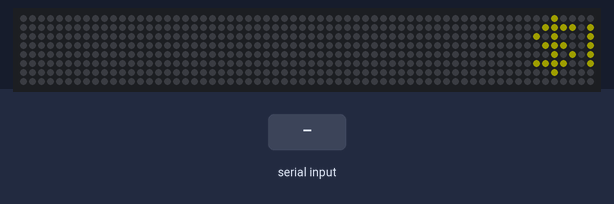
This sketch was run on a simulated ESP8266 (NodeMCU). On the bench: 64×8 RGB LED matrix (first LED top left, wired row by row). The inputs (shaded band) are chosen by the test bench. Dim RGB values are drawn brighter than linear; WiFi joins after 1.5 s; servers stay silent unless stated; uploads are accepted with an empty reply; EEPROM starts erased; what the sketch prints to the serial monitor is not drawn.

Above: at 19.35 s.
19.4 s: "wifi\n" received over Serial
21.1 s: "HTTP/1.1 200 OK\n" received over Serial
At 23.78 s:
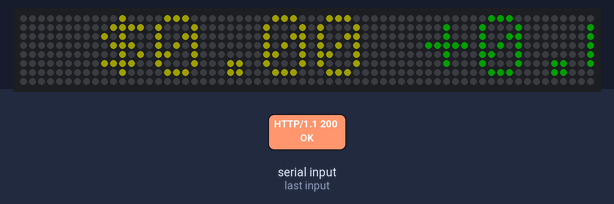
23.8 s: ";\n" received over Serial
At 31.8 s:
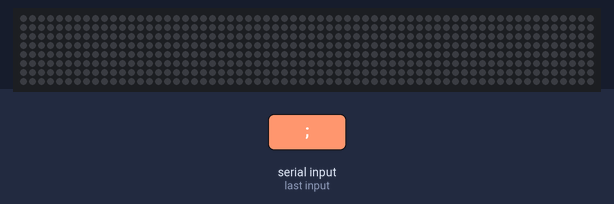

The sketch:

Stock.ino
```cpp
#include <EEPROM.h>

#include <ESP8266WiFi.h>
#include <ESP8266WebServer.h>

#include <Adafruit_GFX.h>
#include <Adafruit_NeoMatrix.h>
#include <Adafruit_NeoPixel.h>

const int EEPROM_SIZE = 512;  //Can be max of 4096
const int WIFI_TIMEOUT = 30000; //In ms

int serialPhase = 0;

String ssid = "XXXXXXXX";
String password = "XXXXXXXX";

bool connectSuccess = false;

char host[] = "api.iextrading.com";

const int MAX_NUM_TICKERS = 50;
const int LED_MATRIX_WIDTH = 64;
const int LED_BRIGHTNESS = 30;
const int LED_UPDATE_TIME = 75;  //In ms

int numTickers = 0;
String tickers[MAX_NUM_TICKERS];
float values[MAX_NUM_TICKERS];
float changes[MAX_NUM_TICKERS];

const char* header = "<h1>Ticker Updater</h1>";
const char* tail = "<form  name='frm' method='post'>Ticker:<input type='text' name='ticker'><input type='submit' name ='Add' value='Add'><input type='submit' name='Remove' value='Remove'></form>";

unsigned long updateLEDTime = 0;

int currentTicker = 0;
int currentCursor = LED_MATRIX_WIDTH;


ESP8266WebServer server(80);

Adafruit_NeoMatrix *matrix = new Adafruit_NeoMatrix(32, 8, 2, 1, 4,
  NEO_MATRIX_TOP     + NEO_MATRIX_LEFT +
  NEO_MATRIX_COLUMNS + NEO_MATRIX_ZIGZAG,
  NEO_GRB + NEO_KHZ800);

void setup(){
  Serial.begin(115200);
  delay(10);

  //Read EEPROM to get ssid/password and stock tickers
  readEEPROM();

  //Connect to the wifi
  Serial.println();
  Serial.print("Connecting to ");
  Serial.println(ssid);
  WiFi.mode(WIFI_STA);
  WiFi.begin(ssid.c_str(), password.c_str());

  unsigned long start = millis();
  while (WiFi.status() != WL_CONNECTED) {
    delay(500);
    Serial.print(".");
    if(millis() - start > WIFI_TIMEOUT)
    {
      connectSuccess = false;
      Serial.println("");
      Serial.println("Failed to connect to wifi.");
      return;
    }
  }
  connectSuccess = true;

  Serial.println("");
  Serial.println("WiFi connected");
  Serial.println("IP address: ");
  Serial.println(WiFi.localIP());

  //Start the server for the webpage
  server.on("/", HTTP_GET, defaultPage);
  server.on("/", HTTP_POST, response);
  server.begin();

  //Setup the LED matrix
  matrix->begin();
  matrix->setTextWrap(false);
  matrix->setBrightness(LED_BRIGHTNESS);

  displayIP();
}

void loop(){
  server.handleClient();

  checkSerial();

  if(connectSuccess && currentCursor == LED_MATRIX_WIDTH)
  {
    updateCurrentTicker();
    Serial.println(tickers[currentTicker] + " $" + values[currentTicker] + " " + changes[currentTicker]);
  }

  if(millis() - updateLEDTime > LED_UPDATE_TIME)
  {
    if(connectSuccess)
      displayStock();
    else
      displayNoConnection();
    updateLEDTime = millis();
  }
}

void checkSerial(){
  String tmp;

  while(Serial.available() > 0)
  {
    tmp = Serial.readStringUntil('\n');
    if(serialPhase == 0 && tmp == "wifi")
    {
      Serial.println("Changing wifi settings.");
      Serial.print("SSID: ");
      serialPhase++;
    }
    else if(serialPhase == 1)
    {
      ssid = tmp;
      Serial.print(ssid + "\nPassword: ");
      serialPhase++;
    }
    else if(serialPhase == 2)
    {
      password = tmp;
      Serial.println(password + "\nUpdated the SSID and Password");
      writeEEPROM();
      serialPhase = 0;
      break;
    }
  }
}

void updateCurrentTicker(){
  // Use WiFiClient class to create TCP connections
  WiFiClientSecure client;
  const int httpsPort = 443;
  if (!client.connect(host, httpsPort)) {
    Serial.println("connection failed");
    return;
  }

  // This will send the request to the server
  client.print(String("GET ") + "/1.0/stock/" + tickers[currentTicker] + "/quote" + " HTTP/1.1\r\n" +
    "Host: " + host + "\r\n" +
    "Connection: close\r\n\r\n");
  unsigned long timeout = millis();
  while (client.available() == 0) {
    if (millis() - timeout > 5000) {
      Serial.println(">>> Client Timeout !");
      client.stop();
      return;
    }
  }

  //Read all the lines of the reply from server and print them to Serial
  char status[32] = {0};
  client.readBytesUntil('\r', status, sizeof(status));
  if (strcmp(status, "HTTP/1.1 200 OK") != 0) {
    Serial.print(status);
    Serial.print("Unexpected HTTP response");
  }

  //Skip Headers
  char endOfHeaders[] = "\r\n\r\n";
  client.find(endOfHeaders) || Serial.print("Invalid response");

  client.find("\"latestPrice\":");
  values[currentTicker] = client.parseFloat();
  client.find("\"change\":");
  changes[currentTicker] = client.parseFloat();
}

String listOfTickers(){
  String html = "<ul style=\"list-style-type:none\">";
  for(int i=0; i < numTickers; i++)
  {
    html += "<li>" + tickers[i] + "</li>";
  }

  html += "</ul>";
  return html;
}

void defaultPage(){
  webpage("");
}

void webpage(String status) {
  server.send(200, "text/html", header + status + listOfTickers() + tail);
}

void response(){
  if(server.hasArg("Add") && (server.arg("ticker").length()>0)){
    if(numTickers != MAX_NUM_TICKERS)
    {
      tickers[numTickers] = server.arg("ticker");
      numTickers++;
      writeEEPROM();
      webpage("<p><font color=\"green\">Successfully added " + server.arg("ticker") + "</font></p>");
    }
    else
    {
      webpage("<p><font color=\"red\">At maximum number of tickers!</font></p>");
    }
  }
  else if(server.hasArg("Remove") && (server.arg("ticker").length()>0)){
    String tick = server.arg("ticker");
    bool found = false;
    for(int i=0; i < numTickers; i++)
    {
      if(tickers[i] == tick)
        found = true;
      if(found && (i != (numTickers-1)))
        tickers[i] = tickers[i+1];
    }
    if(found)
    {
      numTickers--;
      tickers[numTickers] = "";
      writeEEPROM();
      webpage("<p><font color=\"green\">Successfully removed " + tick + "</font></p>");
    }
    else
    {
      webpage("<p><font color=\"red\">Could not find " + tick + "</font></p>");
    }
  }
}

void readEEPROM(){
  String string = "";
  int phase = 0;
  EEPROM.begin(EEPROM_SIZE);
  for(int i=0; i < EEPROM_SIZE; i++)
  {
    char tmp = EEPROM.read(i);
    if(phase == 0 && tmp == NULL)
    {
      ssid = string;
      string = "";
      phase++;
    }
    else if(phase == 1 && tmp == NULL)
    {
      password = string;
      string = "";
      phase++;
    }
    else if(phase == 2 && tmp == ';')
    {
      tickers[numTickers] = string;
      numTickers++;
      string = "";
    }
    else if(phase == 2 && tmp == NULL)
    {
      break;
    }
    else
      string += tmp;
  }
}

void writeEEPROM(){
  int EEPROMAddr = 0;
  //Write out SSID
  for(int i=0; i < ssid.length(); i++)
  {
    EEPROM.write(EEPROMAddr, ssid.charAt(i));
    EEPROMAddr++;
  }
  EEPROM.write(EEPROMAddr, NULL);
  EEPROMAddr++;
  //Write out password
  for(int i=0; i < password.length(); i++)
  {
    EEPROM.write(EEPROMAddr, password.charAt(i));
    EEPROMAddr++;
  }
  EEPROM.write(EEPROMAddr, NULL);
  EEPROMAddr++;
  //Write out tickers
  for(int i=0; i < numTickers; i++)
  {
    for(int j=0; j < tickers[i].length(); j++)
    {
      EEPROM.write(EEPROMAddr, tickers[i].charAt(j));
      EEPROMAddr++;
    }
    EEPROM.write(EEPROMAddr, ';');
    EEPROMAddr++;
  }
  while(EEPROMAddr <EEPROM_SIZE)
  {
    EEPROM.write(EEPROMAddr, 0);
    EEPROMAddr++;
  }
  EEPROM.commit();
}

void displayStock(){
  //Add up number of characters in each text. Dont forget spaces and characters added. Then multiply by 6 (font is 5 pixel + 1 space pixel).
  int sign = changes[currentTicker] >=0 ? 1 : 0;
  int bits = (tickers[currentTicker].length() + String(values[currentTicker]).length() + String(changes[currentTicker]).length() + sign + 3) * -6;
  if(currentCursor > bits)
  {
    matrix->clear();
    matrix->setCursor(currentCursor,0);
    matrix->setTextColor(matrix->Color(255,255,255));
    matrix->print(tickers[currentTicker] + " ");
    matrix->setTextColor(matrix->Color(255,255,0));
    matrix->print("$" + String(values[currentTicker]) + " ");
    if(changes[currentTicker] >=0)
    {
      matrix->setTextColor(matrix->Color(0,255,0));
      matrix->print("+" + String(changes[currentTicker]) + " ");
    }
    else
    {
      matrix->setTextColor(matrix->Color(255,0,0));
      matrix->print(String(changes[currentTicker]) + " ");
    }
    matrix->show();
    currentCursor--;
  }
  else
  {
    currentCursor = LED_MATRIX_WIDTH;
    currentTicker++;
    if(currentTicker >= numTickers)
      currentTicker = 0;
    Serial.println("Current ticker is: " + String(currentTicker));
  }
}

void displayNoConnection(){
  if(currentCursor > -65)
  {
    matrix->clear();
    matrix->setCursor(currentCursor,0);
    matrix->setTextColor(matrix->Color(255,255,255));
    matrix->print("Unable to connect to network. Check network settings and restart.");
    matrix->show();
    currentCursor--;
  }
  else
  {
    currentCursor = LED_MATRIX_WIDTH;
  }
}

void displayIP(){
  int cur = LED_MATRIX_WIDTH;
  String ip = WiFi.localIP().toString();
  int chars = ip.length() * -6;

  while(cur > chars)
  {
    matrix->clear();
    matrix->setCursor(cur,0);
    matrix->setTextColor(matrix->Color(255,255,255));
    matrix->print(ip);
    matrix->show();
    delay(LED_UPDATE_TIME);
    cur--;
  }
}
```
